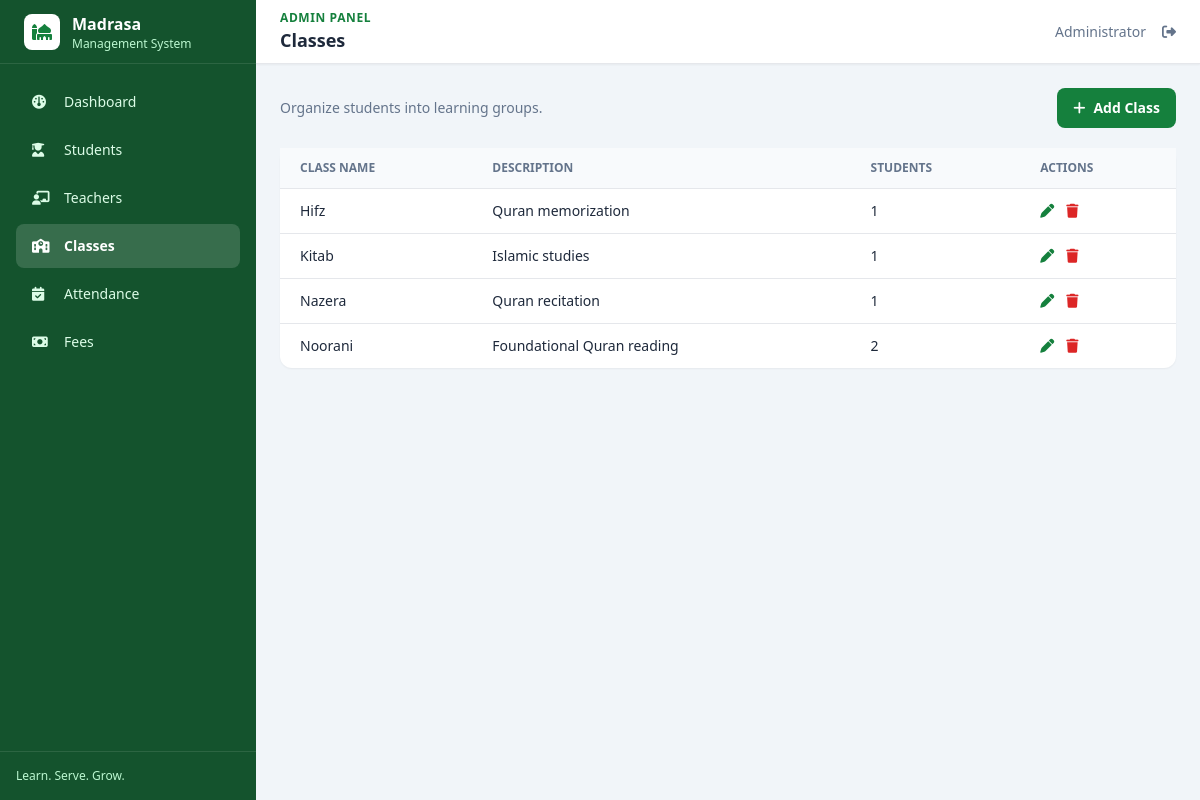
Page /classes.php (signed in) on the committed database.
### tables this page shows
CREATE TABLE classes (
    id INT UNSIGNED AUTO_INCREMENT PRIMARY KEY,
    class_name VARCHAR(100) NOT NULL UNIQUE,
    description TEXT,
    created_at TIMESTAMP DEFAULT CURRENT_TIMESTAMP
);

### includes/functions.php (called while the page is built, shortened)
<?php
function e(mixed $value): string
{
    return htmlspecialchars((string) $value, ENT_QUOTES, 'UTF-8');
}

### classes.php (the view, shortened to what this page needs)
<?php
require __DIR__ . '/includes/auth.php'; require __DIR__ . '/config/database.php'; require __DIR__ . '/includes/functions.php';
$title='Classes'; $classes=$pdo->query('SELECT c.*, COUNT(s.id) AS student_count FROM classes c LEFT JOIN students s ON s.class_id=c.id GROUP BY c.id ORDER BY c.class_name')->fetchAll();
require __DIR__ . '/includes/header.php';
?>
<div class="mb-5 flex flex-col justify-between gap-3 sm:flex-row sm:items-center"><p class="text-sm text-slate-500">Organize students into learning groups.</p><a href="class-add.php" class="rounded-lg bg-green-700 px-4 py-2.5 text-center text-sm font-semibold text-white"><i class="fa-solid fa-plus mr-2"></i>Add Class</a></div>
<div class="rounded-xl bg-white shadow-sm"><?php if(!$classes): ?><p class="p-10 text-center text-sm text-slate-500">No classes found.</p><?php else: ?><div class="overflow-x-auto"><table class="w-full text-left text-sm"><thead class="bg-slate-50 text-xs uppercase text-slate-500"><tr><th class="px-5 py-3">Class Name</th><th class="px-5 py-3">Description</th><th class="px-5 py-3">Students</th><th class="px-5 py-3">Actions</th></tr></thead><tbody><?php foreach($classes as $class): ?><tr class="border-t"><td class="px-5 py-3 font-medium"><?=e($class['class_name'])?></td><td class="px-5 py-3"><?=e($class['description'])?></td><td class="px-5 py-3"><?=e($class['student_count'])?></td><td class="px-5 py-3"><a class="mr-3 text-green-700" href="class-edit.php?id=<?=$class['id']?>"><i class="fa-solid fa-pen"></i></a><form class="inline" method="post" action="class-delete.php"><input type="hidden" name="id" value="<?=$class['id']?>"><button data-confirm="Are you sure you want to delete this class?" class="text-red-600"><i class="fa-solid fa-trash"></i></button></form></td></tr><?php endforeach; ?></tbody></table></div><?php endif; ?></div>
<?php require __DIR__ . '/includes/footer.php'; ?>

### rows in the picture
classes: class_name "Hifz", description "Quran memorization", student_count "1"
classes: class_name "Kitab", description "Islamic studies", student_count "1"
classes: class_name "Nazera", description "Quran recitation", student_count "1"
classes: class_name "Noorani", description "Foundational Quran reading", student_count "2"

### other values in the picture
$label "Dashboard"
$label "Students"
$label "Teachers"
$label "Classes"
$label "Attendance"
$label "Fees"
$title "Classes"
$_SESSION['user_name'] "Administrator"
